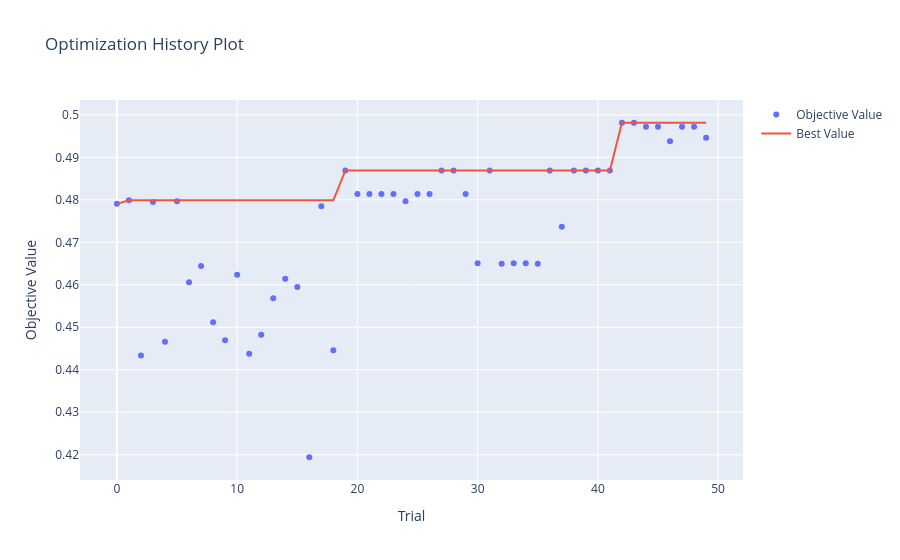

The cell this chart's notebook holds for it:
### Markdown cell above
Train and optimize the model:

### Code cell
(optimized_KNN, 
train_metrics_mean_KNN,
train_metrics_std_KNN, 
val_metrics_mean_KNN, 
val_metrics_std_KNN, 
test_metrics_KNN,
precs_KNN, recs_KNN) = optimize_model(pipe_KNN, params_dist_KNN, 
                                    X_train, y_train, X_test, y_test,
                                    cv=my_cv)

### Figure 1 — Plotly figure (JSON) as saved in the notebook; plotly's stock layout.template omitted (floating-point values rounded to 4 significant figures)
{"data": [{"mode": "markers", "name": "Objective Value", "type": "scatter", "x": [0, 1, 2, 3, 4, 5, 6, 7, 8, 9, 10, 11, 12, 13, 14, 15, 16, 17, 18, 19, 20, 21, 22, 23, 24, 25, 26, 27, 28, 29, 30, 31, 32, 33, 34, 35, 36, 37, 38, 39, 40, 41, 42, 43, 44, 45, 46, 47, 48, 49], "y": [0.4791, 0.4799, 0.4434, 0.4795, 0.4466, 0.4797, 0.4606, 0.4644, 0.4512, 0.447, 0.4623, 0.4438, 0.4482, 0.4568, 0.4614, 0.4595, 0.4194, 0.4785, 0.4446, 0.4869, 0.4814, 0.4814, 0.4814, 0.4814, 0.4797, 0.4814, 0.4814, 0.4869, 0.4869, 0.4814, 0.4651, 0.4869, 0.4649, 0.4651, 0.4651, 0.4649, 0.4869, 0.4736, 0.4869, 0.4869, 0.4869, 0.4869, 0.4981, 0.4981, 0.4972, 0.4972, 0.4938, 0.4972, 0.4972, 0.4946]}, {"mode": "lines", "name": "Best Value", "type": "scatter", "x": [0, 1, 2, 3, 4, 5, 6, 7, 8, 9, 10, 11, 12, 13, 14, 15, 16, 17, 18, 19, 20, 21, 22, 23, 24, 25, 26, 27, 28, 29, 30, 31, 32, 33, 34, 35, 36, 37, 38, 39, 40, 41, 42, 43, 44, 45, 46, 47, 48, 49], "y": [0.4791, 0.4799, 0.4799, 0.4799, 0.4799, 0.4799, 0.4799, 0.4799, 0.4799, 0.4799, 0.4799, 0.4799, 0.4799, 0.4799, 0.4799, 0.4799, 0.4799, 0.4799, 0.4799, 0.4869, 0.4869, 0.4869, 0.4869, 0.4869, 0.4869, 0.4869, 0.4869, 0.4869, 0.4869, 0.4869, 0.4869, 0.4869, 0.4869, 0.4869, 0.4869, 0.4869, 0.4869, 0.4869, 0.4869, 0.4869, 0.4869, 0.4869, 0.4981, 0.4981, 0.4981, 0.4981, 0.4981, 0.4981, 0.4981, 0.4981]}, {"marker": {"color": "#cccccc"}, "mode": "markers", "name": "Infeasible Trial", "showlegend": false, "type": "scatter", "x": [], "y": []}], "layout": {"title": {"text": "Optimization History Plot"}, "xaxis": {"title": {"text": "Trial"}}, "yaxis": {"title": {"text": "Objective Value"}}}}
